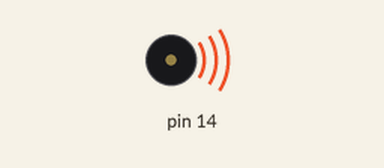
The sketch below on a simulated Arduino Uno, built with avr-gcc and run on an emulated ATmega328P. Parts: buzzer (waves = sounding).

Above: at 0.2 s.
Timing chart, 0 to 3.0 s (numbered marks = the images above):
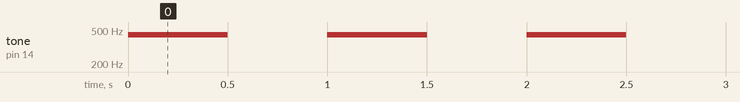

Measured:
- by itself, tone on pin 14: alternates 440 Hz for 0.50 s and silent for 0.50 s

The sketch:

piezo.ino
```cpp
void setup()
{
    pinMode(14, OUTPUT);

}

void loop()
{
    tone(14, 440);
    delay(500);
    noTone(14);
    delay(500);

}
```
